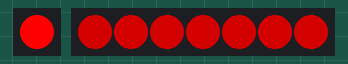
Recording of a program running on a simulated CircuitPython board. On the bench: 1 RGB LEDs in strip order, left to right, 7 RGB LEDs in strip order, left to right. Dim RGB values are drawn brighter than linear.

Above: at 0.1 s.
At 4.1 s:
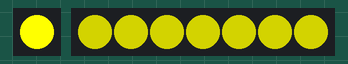
At 6.1 s:
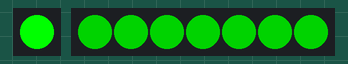
At 8.1 s:
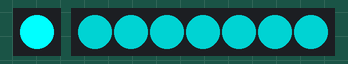
At 12.1 s:
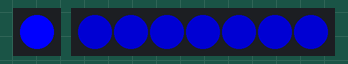
At 16.1 s:
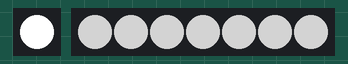
Timing chart, 0 to 39.5 s (numbered marks = the images above):
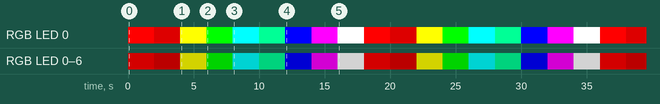

The program:

main.py
```python
from math import floor
from time import sleep
import board
import adafruit_dotstar
import neopixel

# onboard LED
led = adafruit_dotstar.DotStar(board.APA102_SCK, board.APA102_MOSI, 1)

# neopixels
pixel_pin = board.A4
num_pixels = 7
pixels = neopixel.NeoPixel(pixel_pin, num_pixels, brightness=0.5, auto_write=False)

RED = (255, 0, 0)
LIGHT_RED = (150, 0, 0)
YELLOW = (255, 255, 0)
GREEN = (0, 255, 0)
CYAN = (0, 255, 255)
BLUE = (0, 0, 255)
LIGHT_BLUE = (0, 255, 150)
PINKISH = (255, 0, 150)
PURPLE = (255, 0, 255)
WHITE = (255, 255, 255)
BLACK = (0, 0, 0)

colors = {
    0: RED,
    1: LIGHT_RED,
    2: YELLOW,
    3: GREEN,
    4: CYAN,
    5: LIGHT_BLUE,
    6: BLUE,
    7: PURPLE,
    8: WHITE,
    9: BLACK
}

colorCount = 8

ds = 0
while True:

    # this is the little neopixel on the board
    led[0] = colors.get(ds)

    for y in range(num_pixels):
        pixels[y] = colors.get(ds)

    ds = ds + 1
    if (ds > colorCount ):
        ds = 0

    pixels.show()

    # Increase or decrease to change the speed of the solid color change.
    sleep(2)
```

Measured:
- by itself, RGB LED 0: repeats every 18.0 s: RGB(150, 0, 0) 2.0 s, RGB(255, 255, 0) 2.0 s, RGB(0, 255, 0) 2.0 s, RGB(0, 255, 255) 2.0 s, RGB(0, 255, 150) 2.0 s, RGB(0, 0, 255) 2.0 s, RGB(255, 0, 255) 2.0 s, RGB(255, 255, 255) 2.0 s, RGB(255, 0, 0) 2.0 s
- by itself, RGB LED 0–6: repeats every 18.0 s: RGB(75, 0, 0) 2.0 s, RGB(127, 127, 0) 2.0 s, RGB(0, 127, 0) 2.0 s, RGB(0, 127, 127) 2.0 s, RGB(0, 127, 75) 2.0 s, RGB(0, 0, 127) 2.0 s, RGB(127, 0, 127) 2.0 s, RGB(127, 127, 127) 2.0 s, RGB(127, 0, 0) 2.0 s
- by itself, everything shown: repeats every 18.0 s, in 9 steps
- what the display in image 1 shows lasts 2.0 s, from 4.0 s to 6.0 s
